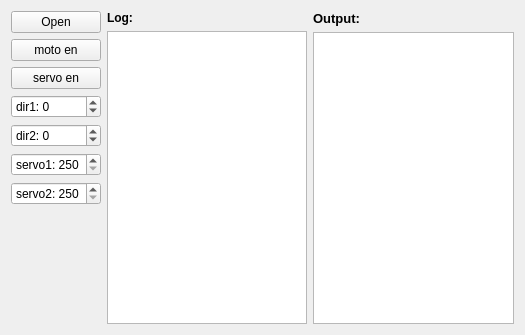
<?xml version="1.0" encoding="UTF-8"?>
<ui version="4.0">
 <class>MotoCtrl</class>
 <widget class="QWidget" name="MotoCtrl">
  <property name="geometry">
   <rect>
    <x>0</x>
    <y>0</y>
    <width>525</width>
    <height>335</height>
   </rect>
  </property>
  <property name="windowTitle">
   <string>Form</string>
  </property>
  <layout class="QHBoxLayout" name="horizontalLayout">
   <item>
    <layout class="QVBoxLayout" name="verticalLayout">
     <item>
      <widget class="QPushButton" name="open">
       <property name="text">
        <string>Open</string>
       </property>
       <property name="checkable">
        <bool>true</bool>
       </property>
      </widget>
     </item>
     <item>
      <widget class="QPushButton" name="motoEn">
       <property name="text">
        <string>moto en</string>
       </property>
       <property name="checkable">
        <bool>true</bool>
       </property>
      </widget>
     </item>
     <item>
      <widget class="QPushButton" name="servoEn">
       <property name="text">
        <string>servo en</string>
       </property>
       <property name="checkable">
        <bool>true</bool>
       </property>
      </widget>
     </item>
     <item>
      <widget class="QSpinBox" name="dir1">
       <property name="prefix">
        <string>dir1: </string>
       </property>
       <property name="minimum">
        <number>-1</number>
       </property>
       <property name="maximum">
        <number>1</number>
       </property>
       <property name="singleStep">
        <number>1</number>
       </property>
      </widget>
     </item>
     <item>
      <widget class="QSpinBox" name="dir2">
       <property name="prefix">
        <string>dir2: </string>
       </property>
       <property name="minimum">
        <number>-1</number>
       </property>
       <property name="maximum">
        <number>1</number>
       </property>
       <property name="singleStep">
        <number>1</number>
       </property>
      </widget>
     </item>
     <item>
      <widget class="QSpinBox" name="servo1">
       <property name="prefix">
        <string>servo1: </string>
       </property>
       <property name="minimum">
        <number>250</number>
       </property>
       <property name="maximum">
        <number>500</number>
       </property>
       <property name="singleStep">
        <number>10</number>
       </property>
      </widget>
     </item>
     <item>
      <widget class="QSpinBox" name="servo2">
       <property name="prefix">
        <string>servo2: </string>
       </property>
       <property name="minimum">
        <number>250</number>
       </property>
       <property name="maximum">
        <number>500</number>
       </property>
       <property name="singleStep">
        <number>10</number>
       </property>
      </widget>
     </item>
     <item>
      <spacer name="verticalSpacer">
       <property name="orientation">
        <enum>Qt::Vertical</enum>
       </property>
       <property name="sizeHint" stdset="0">
        <size>
         <width>20</width>
         <height>40</height>
        </size>
       </property>
      </spacer>
     </item>
    </layout>
   </item>
   <item>
    <layout class="QVBoxLayout" name="verticalLayout_2">
     <item>
      <widget class="QLabel" name="label">
       <property name="text">
        <string>&lt;b&gt;Log:&lt;/b&gt;</string>
       </property>
      </widget>
     </item>
     <item>
      <widget class="QTextBrowser" name="log"/>
     </item>
    </layout>
   </item>
   <item>
    <layout class="QVBoxLayout" name="verticalLayout_3">
     <item>
      <widget class="QLabel" name="label_2">
       <property name="text">
        <string>&lt;!DOCTYPE HTML PUBLIC &quot;-//W3C//DTD HTML 4.0//EN&quot; &quot;http://www.w3.org/TR/REC-html40/strict.dtd&quot;&gt;
&lt;html&gt;&lt;head&gt;&lt;meta name=&quot;qrichtext&quot; content=&quot;1&quot; /&gt;&lt;style type=&quot;text/css&quot;&gt;
p, li { white-space: pre-wrap; }
&lt;/style&gt;&lt;/head&gt;&lt;body style=&quot; font-family:'Sans'; font-size:10pt; font-weight:400; font-style:normal;&quot;&gt;
&lt;p style=&quot; margin-top:0px; margin-bottom:0px; margin-left:0px; margin-right:0px; -qt-block-indent:0; text-indent:0px;&quot;&gt;&lt;span style=&quot; font-weight:600;&quot;&gt;Output:&lt;/span&gt;&lt;/p&gt;&lt;/body&gt;&lt;/html&gt;</string>
       </property>
      </widget>
     </item>
     <item>
      <widget class="QTextBrowser" name="output"/>
     </item>
    </layout>
   </item>
  </layout>
 </widget>
 <resources/>
 <connections/>
</ui>
